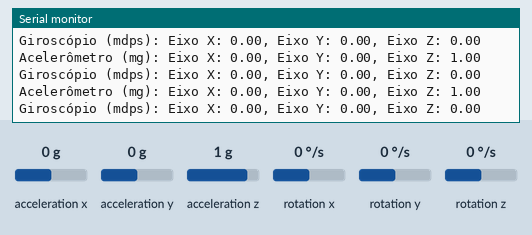
This sketch was run on a simulated ESP32. On the bench: the last lines printed to the serial monitor. The inputs (shaded band) are chosen by the test bench; at power-on: acceleration x 0 g, acceleration y 0 g, acceleration z 1 g, rotation x 0 °/s, rotation y 0 °/s, rotation z 0 °/s.

Above: at 2.3 s.
2.4 s: acceleration x set to -1.4 g
At 2.7 s:
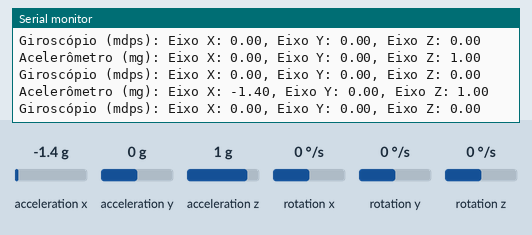
3.9 s: acceleration y set to -1.4 g
At 4.15 s:
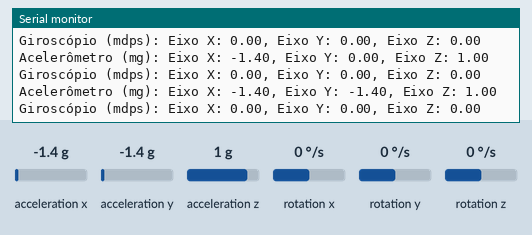
5.4 s: acceleration z set to -1.4 g
At 5.59 s:
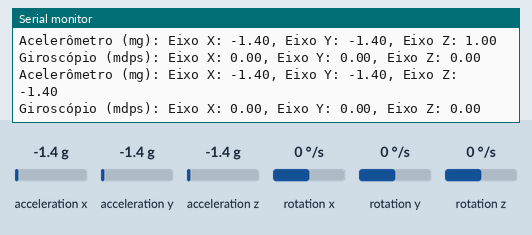
6.9 s: rotation x set to -192 °/s
At 7.24 s:
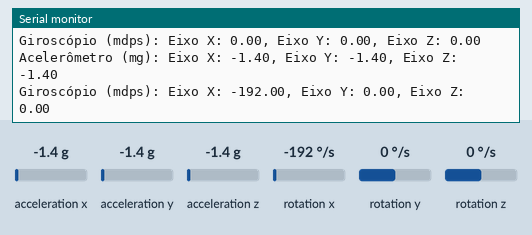
8.4 s: rotation y set to -192 °/s
At 8.48 s:
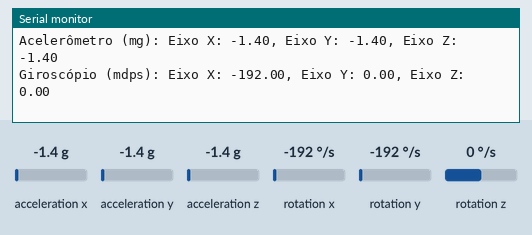

The sketch:

Modulo-LSM6DS3.ino
```cpp
#include <Wire.h>
#include <SparkFunLSM6DS3.h>

// Dependência: https://github.com/sparkfun/SparkFun_LSM6DS3_Arduino_Library

const uint8_t SDA_PIN = 4;
const uint8_t SCL_PIN = 5;

LSM6DS3 myIMU(I2C_MODE, 0x6B);

void setup() {
  Serial.begin(115200);
  delay(1000);

  Wire.setPins(SDA_PIN, SCL_PIN);
  Wire.begin();

  if (myIMU.begin() != 0) {
    Serial.println("ERRO: Sensor não encontrado! Verifique as conexões.");
    Serial.println("VCC = 3.3V");
    Serial.println("GND = GND");
    Serial.println("SDA = Valor definido em SDA_PIN");
    Serial.println("SCL = Valor definido em SCL_PIN");
    Serial.println("O endereço I2C pode ser 0x6A ou 0x6B, tente trocar também.");
    while (1)
      ;
  }
  delay(100);
}

void loop() {
  // A leitura dos eixos do acelerômetro é feita em mg (mili-g) e a do giroscópio em mdps (miligraus por segundo).
  float acelX = myIMU.readFloatAccelX();
  float acelY = myIMU.readFloatAccelY();
  float acelZ = myIMU.readFloatAccelZ();

  float giroX = myIMU.readFloatGyroX();
  float giroY = myIMU.readFloatGyroY();
  float giroZ = myIMU.readFloatGyroZ();

  Serial.printf("Acelerômetro (mg): Eixo X: %.2f, Eixo Y: %.2f, Eixo Z: %.2f\n", acelX, acelY, acelZ);
  Serial.printf("Giroscópio (mdps): Eixo X: %.2f, Eixo Y: %.2f, Eixo Z: %.2f\n", giroX, giroY, giroZ);
  Serial.println();

  delay(200);
}
```

Measured:
- after the input at 2.4 s, the serial monitor: prints a new line after 0.14 s (image 1)
- after the input at 3.9 s, the serial monitor: prints a new line after 0.09 s (image 2)
- after the input at 5.4 s, the serial monitor: prints a new line at once (image 3)
- after the input at 6.9 s, the serial monitor: prints a new line after 0.18 s (image 4)
